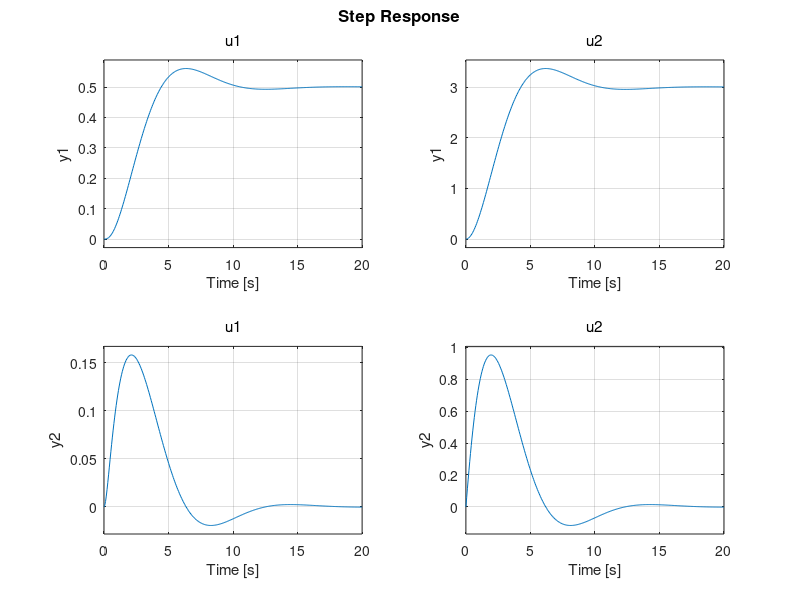

Here is the MATLAB script that generated this plot:
clc, clear all

%% Representacion de estado

% Ejercicio

%     [ 0  1  0]    [0 0]
% ẋ = [ 0  0  1]x + [0 1]u
%     [-2 -4 -6]    [1 0]

%     [1 0 0]
% y = [0 1 0]x

%% Desarrollo

% De acuerdo al ejercicio dado se identifican las matrices A,B,C,D 
A = [0 1 0; 0 0 1; -2 -4 -6];
B = [0 0; 0 1; 1 0];
C = [1 0 0; 0 1 0];
D = [0 0; 0 0];

% Se obtienen los espacios de estado y su funcion de transferencia
sys = ss(A,B,C,D);
size(sys)

% Se obtienen las funciones de transferencia del sistema
G = tf(sys)

% Se grafican todas las funciones de transferencia
step(G)
